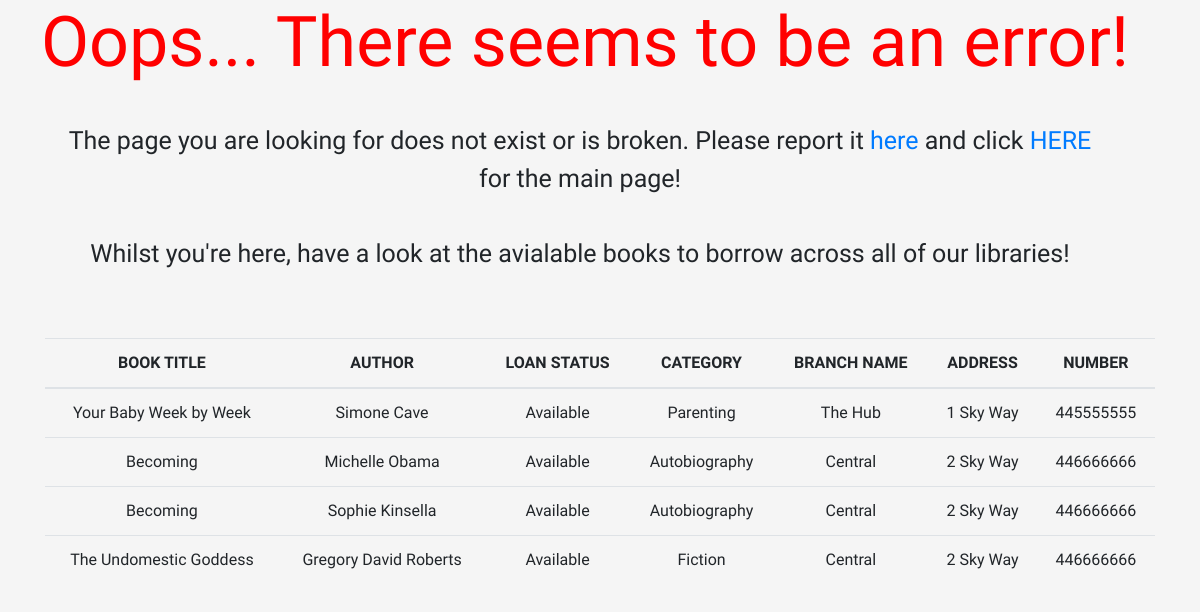
The page /ErrorPage.php on the database its author committed.
### tables this page shows
CREATE TABLE `Inventory` (
  `ID` int(11) NOT NULL,
  `BookID` int(11) DEFAULT NULL,
  `BranchID` int(11) DEFAULT NULL,
  `PurchaserID` int(11) DEFAULT NULL,
  `LoanStatus` enum('Available','Borrowed','Overdue') DEFAULT NULL
);

CREATE TABLE `Book` (
  `ID` int(11) NOT NULL,
  `Title` varchar(50) NOT NULL,
  `ISBN` bigint(50) NOT NULL,
  `Category` varchar(50) NOT NULL
);

CREATE TABLE `Author` (
  `ID` int(11) NOT NULL,
  `Forename` varchar(50) NOT NULL,
  `Surname` varchar(50) NOT NULL
);

CREATE TABLE `Branch` (
  `ID` int(11) NOT NULL,
  `Name` varchar(50) NOT NULL,
  `Address` varchar(100) NOT NULL,
  `Phone` bigint(50) NOT NULL,
  `Email` varchar(50) NOT NULL
);

### ErrorPage.php (the view, shortened to what this page needs)
<!DOCTYPE html>
<?php
include 'dbConfig.php';
?>
<html>
    <head>
         <link rel="stylesheet" href="https://stackpath.bootstrapcdn.com/bootstrap/4.3.1/css/bootstrap.min.css">
        <link rel="stylesheet" href="https://use.fontawesome.com/releases/v5.8.1/css/all.css">
       <link href="LibraryStyles.css" rel="stylesheet" type="text/css"/>
    </head>
    <body>
    <h1>    Oops... There seems to be an error! </h1>
            <p>
                The page you are looking for does not exist or is broken.
                Please report it <a href="#" onclick="return false;"> here </a>
                and click <a href="#" onclick="return false;">HERE </a>
                for the main page!
                <br> <br> Whilst you're here, have a look at the avialable books to borrow
                across all of our libraries!</p>
        <?php
      $query = "SELECT Inventory.BookID, Book.Title, Author.Forename,
       Author.Surname, Book.Category,
Inventory.LoanStatus, Inventory.BranchID,
Branch.Name, Branch.Address, Branch.Phone
FROM Inventory
INNER JOIN Book
ON Book.ID = Inventory.BookID
INNER JOIN Branch
ON BranchID = Branch.ID
INNER JOIN Author_Book
ON Author_Book.AuthorID = Book.ID
INNER JOIN Author
ON Author_Book.BookID = Author.ID
WHERE Inventory.LoanStatus='Available'";
      $db_connection->prepare($query);
      $results = $db_connection->query($query);
?>
        <div class="container">
            <table class="table">
                <thead>
                    <tr>
                        <th>BOOK TITLE</th>
                        <th>AUTHOR</th>
                        <th>LOAN STATUS</th>
                        <th>CATEGORY</th>
                        <th>BRANCH NAME</th>
                        <th>ADDRESS </th>
                        <th> NUMBER </th>
                    </tr>
                </thead>
                <tbody>
                    <?php
                    foreach($results AS $result){
                    ?>
                        <tr>
                            <td><?php echo $result['Title']?></td>
                            <td><?php echo $result['Forename'] . " " .$result['Surname']?></td>
                            <td><?php echo $result['LoanStatus']?></td>
                            <td><?php echo $result['Category']?></td>
                            <td><?php echo $result['Name']?></td>
                            <td><?php echo $result['Address']?></td>
                            <td><?php echo $result['Phone']?></td>
                    <?php
                    }
                    ?>
                </tbody>
            </table>
        </div>
    </body>
    </body>
</html>

### LibraryStyles.css (style rules this page uses)
h1 { text-align: center; font-size: 70px; color: red; padding-right:30px; }
body { background-color: whitesmoke; font-family: 'Dokdo', cursive; text-align: center; }
p { padding-top:30px; padding-left:60px; padding-right:100px; padding-bottom: 50px; font-size:25px; text-align: center; }

### rows shown on the page
inventory: BookID.Title "Your Baby Week by Week", author.Forename "Simone", author.Surname "Cave", LoanStatus "Available", BookID.Category "Parenting", BranchID.Name "The Hub", BranchID.Address "1 Sky Way", BranchID.Phone "445555555"
inventory: BookID.Title "Becoming", author.Forename "Michelle", author.Surname "Obama", LoanStatus "Available", BookID.Category "Autobiography", BranchID.Name "Central", BranchID.Address "2 Sky Way", BranchID.Phone "446666666", author.Forename "Sophie", author.Surname "Kinsella"
inventory: BookID.Title "The Undomestic Goddess", author.Forename "Gregory", author.Surname "David Roberts", LoanStatus "Available", BookID.Category "Fiction", BranchID.Name "Central", BranchID.Address "2 Sky Way", BranchID.Phone "446666666"
